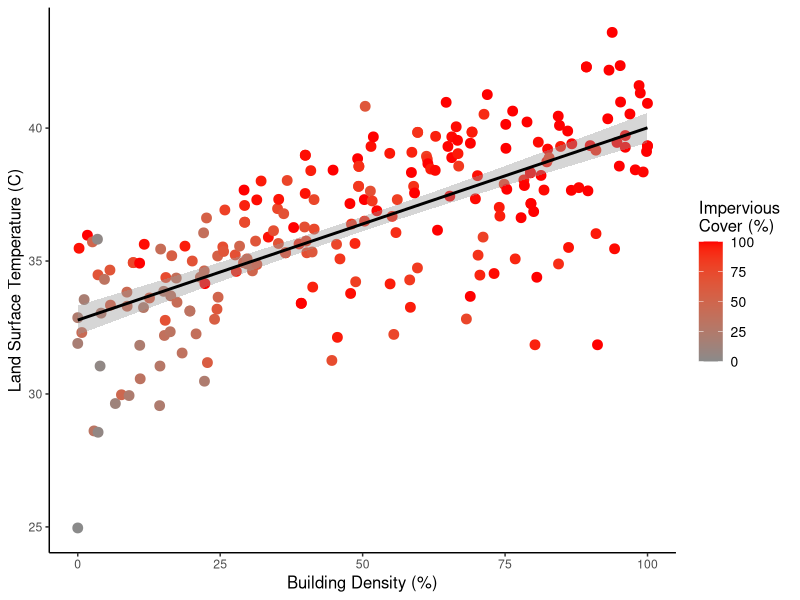
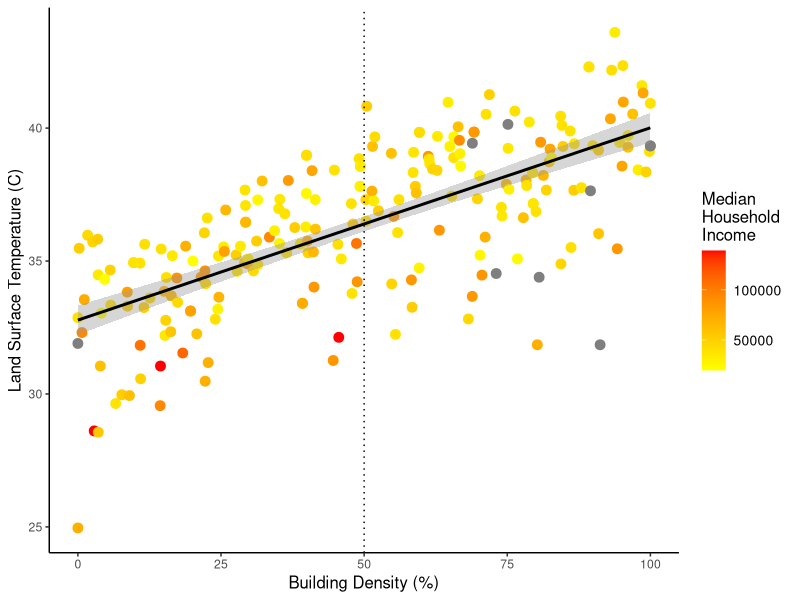
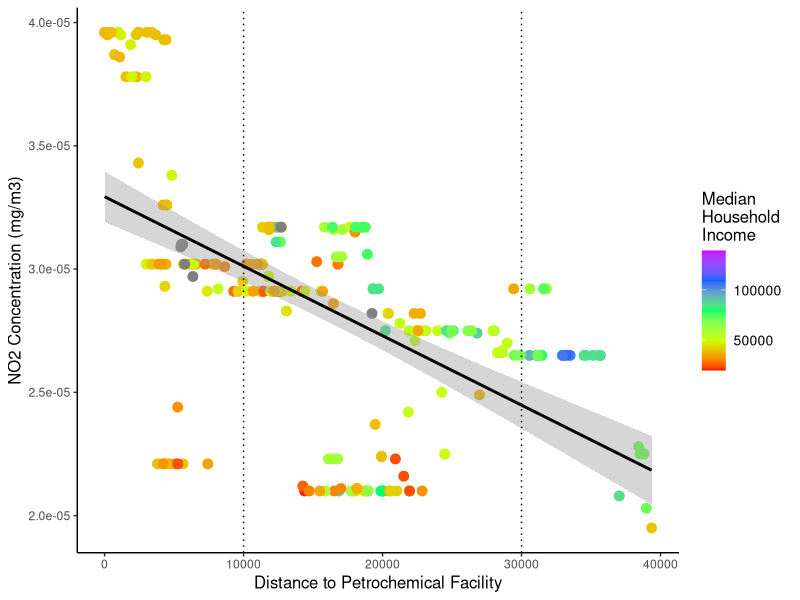
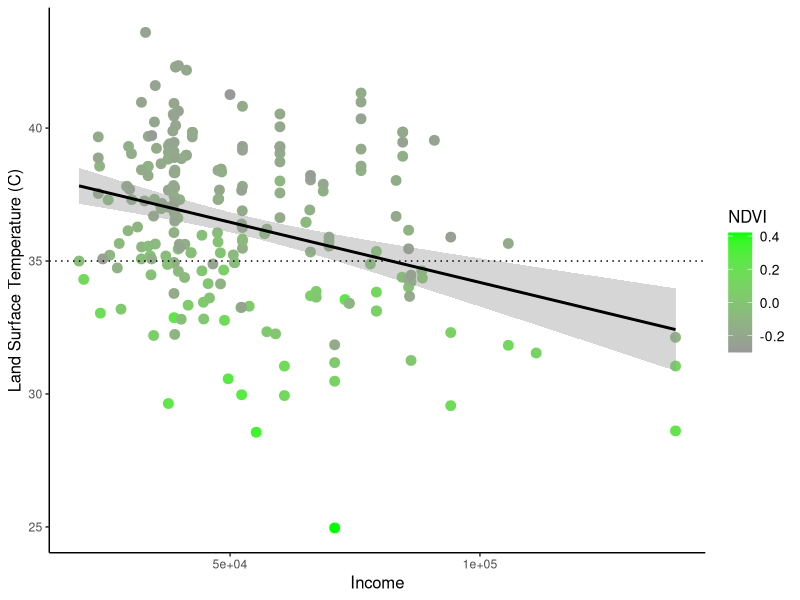
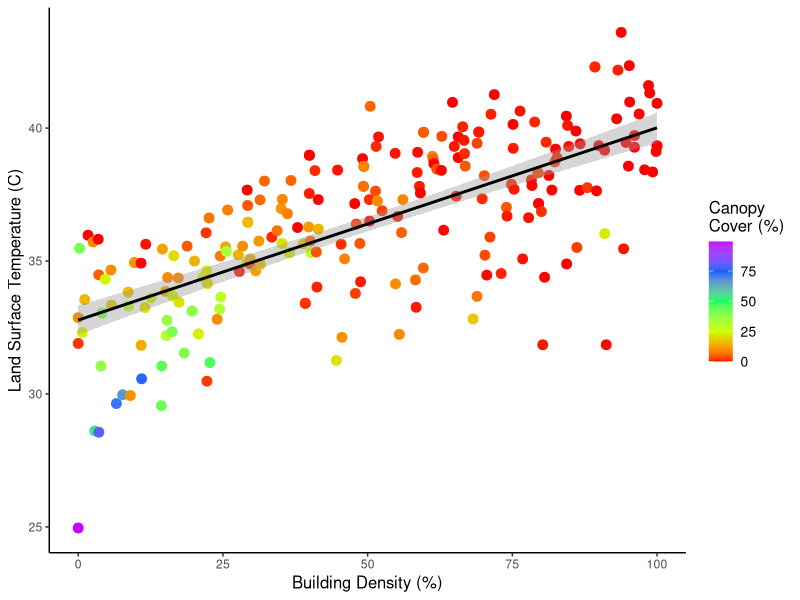

R code for these plots, in order:
## ---- chunk 1
knitr::opts_chunk$set(echo = TRUE)
## ---- chunk 2
data<-read.csv("Data/shortlist_data_0813.csv")
library(ggplot2)
library(stringr)
library(tidyverse)
library(viridis)

my.theme<-theme(axis.title = element_text(size=12),
                legend.title=element_text(size=12),
                legend.text = element_text(size=10))
plot1<-ggplot(data, aes(x=BD, y=LST_mean, color=Imp.)) +
  geom_point(size=3)+
  labs(x="Building Density (%)", y="Land Surface Temperature (C)",color="Impervious \nCover (%)")+
  geom_smooth(method=lm, color="black")+
  theme_classic()+
  scale_color_continuous(low="gray54", high="red")

plot1+my.theme
## ---- chunk 3
plot2<-ggplot(data, aes(x=BD, y=LST_mean, color=Income)) +
  geom_point(size=3)+
  labs(x="Building Density (%)", y="Land Surface Temperature (C)",color="Median \nHousehold \nIncome")+
  geom_smooth(method=lm, color="black")+
  theme_classic()+
  scale_color_continuous(low="yellow", high="red")+
  geom_vline(xintercept=c(50), linetype="dotted")
plot2+my.theme
## ---- chunk 4
plot3<-ggplot(data, aes(x=petrochem_distance, y=NO2_mean, color=Income)) +
  geom_point(size=3)+
  labs(x="Distance to Petrochemical Facility", y="NO2 Concentration (mg/m3)",color="Median \nHousehold \nIncome")+
  geom_smooth(method=lm, color="black")+
  theme_classic()+
  scale_color_gradientn(colours=rainbow(5))+
  geom_vline(xintercept=c(10000, 30000), linetype="dotted")
plot3+my.theme
## ---- chunk 5
plot6<-ggplot(data, aes(x=Income, y=LST_mean, color=NDVImean)) +
  geom_point(size=3)+
  labs(x="Income", y="Land Surface Temperature (C)",color="NDVI")+
  theme_classic()+
  scale_color_continuous(low="grey60", high="green")+
  geom_smooth(method=lm, color="black")+
  geom_hline(yintercept=c(35), linetype="dotted")
plot6+my.theme
## ---- chunk 6
mid<-50
plot5<-ggplot(data, aes(x=BD, y=LST_mean, color=X.canopy)) +
  geom_point(size=3)+
  labs(x="Building Density (%)", y="Land Surface Temperature (C)",color="Canopy \nCover (%)")+
  geom_smooth(method=lm, color="black")+
  theme_classic()+
  scale_color_gradientn(colours=rainbow(5))
plot5+my.theme
